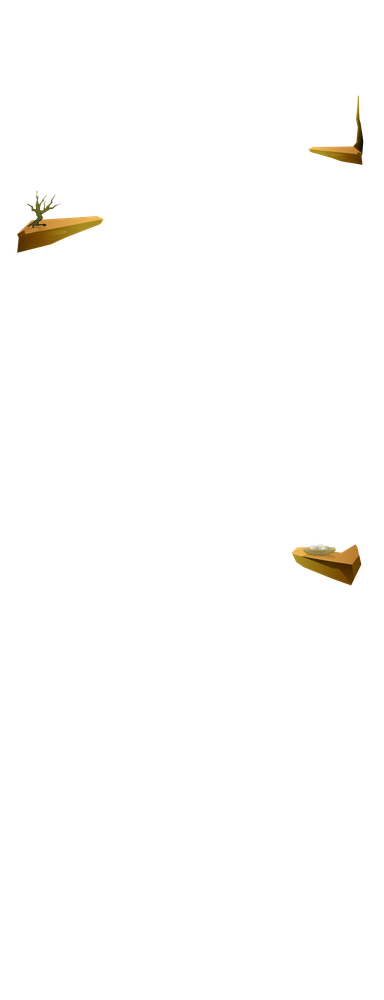
#> input picture Assets/jumpPack/backgrounds-for-vertical-jump-2d-game/PNG/BG_03_Preview/Layers/Decor.png, 384 x 1000 px, shrunk from 1536 x 4000 before the run; its folder holds only this picture in this run
$ python trim_alpha.py ../Assets/jumpPack/backgrounds-for-vertical-jump-2d-game/PNG/BG_03_Preview/Layers/Decor.png out.png
#> lines starting #> are read from the running program, lines starting #| are printed output that depends on the picture
#> in main, im is the input picture: PIL image 384x1000 RGBA; mean R, G, B, A 2.2, 1.6, 0.5, 3
#!/usr/bin/env python3
"""Crop fully-transparent rows/columns from PNG borders.

After bg_remove (chroma or ML) the asset is isolated, but the original canvas
is preserved — there's usually a fat transparent margin around the actual
sprite. When the game later scales such a sprite to a target width, that
margin scales with it and shows up as a phantom gap (e.g. character standing
"above" a platform because the platform asset has 150 px of empty pixels
above the actual stone).

This tool trims those transparent borders so pixel (0, 0) of the output is
the first opaque pixel.

Usage:
    python3 tools/trim_alpha.py in.png out.png
    python3 tools/trim_alpha.py in_dir/ out_dir/
    python3 tools/trim_alpha.py asset.png asset.png  # in-place
"""

from __future__ import annotations

import argparse
import sys
from pathlib import Path

import numpy as np
from PIL import Image


def trim(arr: np.ndarray, threshold: int) -> np.ndarray:
#> called with threshold = 32
    if arr.shape[-1] != 4:
        return arr  # no alpha channel — nothing to trim
    alpha = arr[:, :, 3]
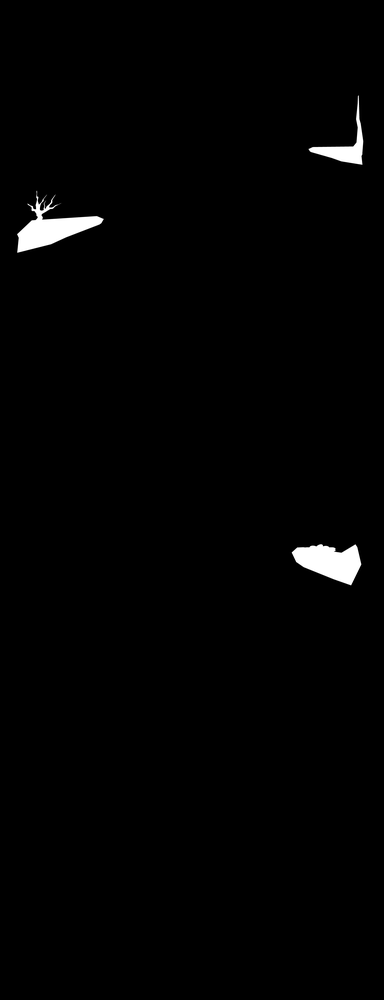
#> alpha: shape (1000, 384); min 0, max 255, mean 3
    rows = np.where(alpha.max(axis=1) > threshold)[0]
#> rows = 174 values from 95 to 585
    cols = np.where(alpha.max(axis=0) > threshold)[0]
#> cols = 160 values from 17 to 363
    if len(rows) == 0 or len(cols) == 0:
        return arr  # fully transparent — return as-is
    top, bot = rows[0], rows[-1] + 1
#> top = 95; bot = 586
    left, right = cols[0], cols[-1] + 1
#> left = 17; right = 364
    return arr[top:bot, left:right]
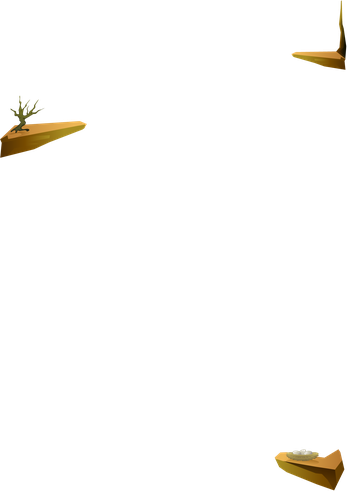
#> returned value: shape (491, 347, 4); mean of channels 0, 1, 2, 3 4.9, 3.6, 1.1, 6.7; transparent parts drawn white


def iter_targets(src: Path, dst: Path) -> list[tuple[Path, Path]]:
    if src.is_dir():
        if dst.exists() and not dst.is_dir():
            raise SystemExit(f"{dst} exists and is not a directory")
        return [(p, dst / p.relative_to(src)) for p in sorted(src.rglob("*.png"))]
    return [(src, dst)]


def main() -> int:
    ap = argparse.ArgumentParser(description=__doc__, formatter_class=argparse.RawDescriptionHelpFormatter)
    ap.add_argument("input", type=Path)
    ap.add_argument("output", type=Path)
    ap.add_argument("--threshold", type=int, default=32,
                    help="Alpha values <= this count as transparent (default 32)")
    args = ap.parse_args()

    if not args.input.exists():
        print(f"error: input not found: {args.input}", file=sys.stderr)
        return 1

    pairs = iter_targets(args.input, args.output)
    if not pairs:
        print("no PNG files found", file=sys.stderr)
        return 1

    for src, dst in pairs:
        im = Image.open(src).convert("RGBA")
        arr = np.array(im)
        out = trim(arr, args.threshold)
        dst.parent.mkdir(parents=True, exist_ok=True)
        Image.fromarray(out).save(dst, "PNG")
        h0, w0 = arr.shape[:2]
#> h0 = 1000; w0 = 384
        h1, w1 = out.shape[:2]
#> h1 = 491; w1 = 347
        print(f"{src} -> {dst}  {w0}x{h0} -> {w1}x{h1}")
#| ../Assets/jumpPack/backgrounds-for-vertical-jump-2d-game/PNG/BG_03_Preview/Layers/Decor.png -> out.png  384x1000 -> 347x491
    return 0


if __name__ == "__main__":
    sys.exit(main())
#> (the program exits here)
